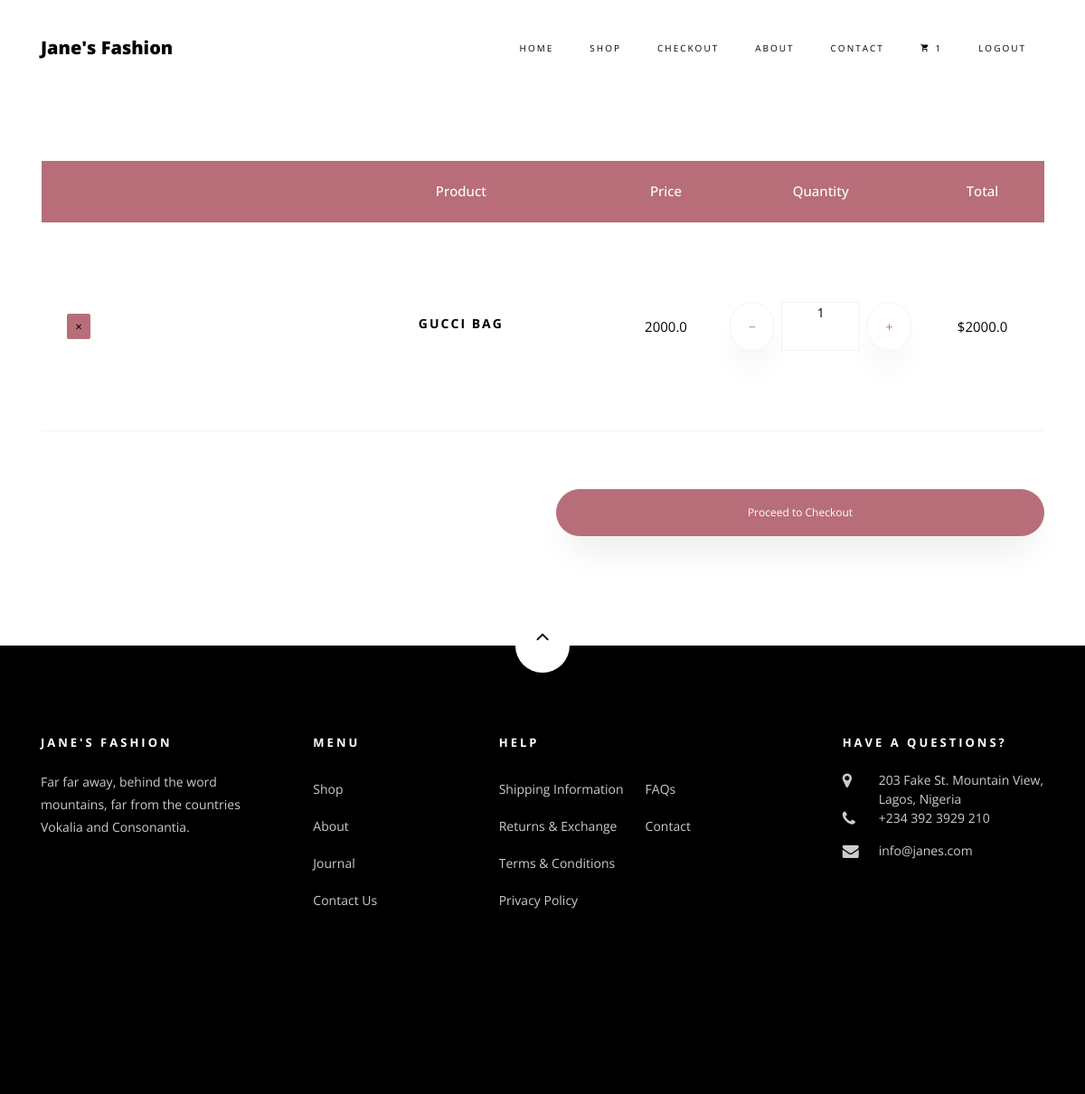
/order-summary/ (signed in), run on an earlier commit of the app's database.
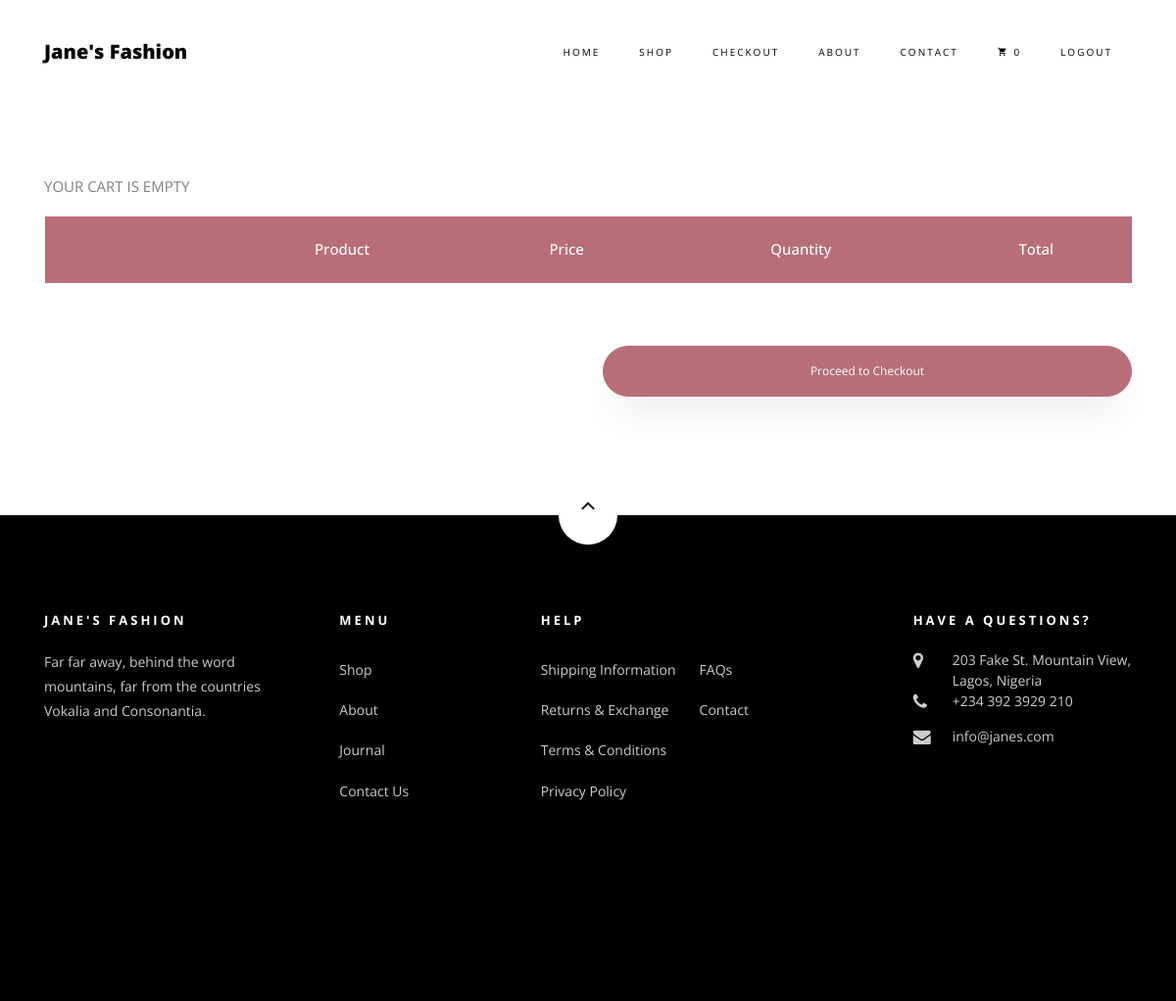
And on a later commit of the database.
### core/models.py (models this page shows, shortened)
class Order(models.Model):
    user = models.ForeignKey(settings.AUTH_USER_MODEL,
                             on_delete=models.CASCADE)
    order_id = models.AutoField(primary_key=True)
    ref_code = models.CharField(max_length=20, blank=True, null=True)
    items = models.ManyToManyField(OrderItem)
    start_date = models.DateTimeField(auto_now_add=True)
    ordered_date = models.DateTimeField()
    ordered = models.BooleanField(default=False)
    shipping_address = models.ForeignKey(
        'Address', related_name='shipping_address', on_delete=models.SET_NULL, blank=True, null=True)
    billing_address = models.ForeignKey(
        'Address', related_name='billing_address', on_delete=models.SET_NULL, blank=True, null=True)
    payment = models.ForeignKey(
        'Payment', on_delete=models.SET_NULL, blank=True, null=True)
    coupon = models.ForeignKey(
        'Coupon', on_delete=models.SET_NULL, blank=True, null=True)
    being_delivered = models.BooleanField(default=False)
    received = models.BooleanField(default=False)
    refund_requested = models.BooleanField(default=False)
    refund_granted = models.BooleanField(default=False)
    '''
    1. Item added to cart
    2. Adding a billing address
    (Failed checkout)
    3. Payment
    (Preprocessing, processing, packaging etc.)
    4. Being delivered
    5. Received
    6. Refunds
    '''

class OrderItem(models.Model):
    user = models.ForeignKey(settings.AUTH_USER_MODEL,
                             on_delete=models.CASCADE)
    order_id = models.AutoField(primary_key=True)
    ordered = models.BooleanField(default=False)
    item = models.ForeignKey(Item, on_delete=models.CASCADE)
    quantity = models.IntegerField(default=1)
    def get_total_item_price(self):
        return self.quantity * self.item.price

class Item(models.Model):
    title = models.CharField(max_length=100)
    price = models.FloatField()
    discount_price = models.FloatField(blank=True, null=True)
    category = models.ForeignKey(Category,on_delete=models.CASCADE, default=1,)
    label = models.CharField(choices=LABEL_CHOICES, max_length=1)
    slug = models.SlugField()
    description = models.TextField()
    image = models.ImageField()

### core/views.py (the view)
# urls.py: path('order-summary/', OrderSummaryView.as_view(), name='order-summary'),
class OrderSummaryView(LoginRequiredMixin, View):
    def get(self, *args, **kwargs):
        try:
            order = Order.objects.get(user=self.request.user, ordered=False)
            context = {
                'object': order
            }
            return render(self.request, 'order_summary.html', context)
        except ObjectDoesNotExist:
            messages.warning(self.request, "You do not have an active order")
            return redirect("/")

### core/templatetags/cart_template_tags.py (called while the page is built)
@register.filter
def cart_item_count(user):
    if user.is_authenticated:
        qs = Order.objects.filter(user=user, ordered=False)
        if qs.exists():
            return qs[0].items.count()
    return 0

### templates/order_summary.html (shortened to what the changed rows need)
{% extends "base.html" %}
{% block content %}
<section class="ftco-section ftco-cart">
    <div class="container">
        <div class="row">
            <div class="col-md-12 ftco-animate">
                <div class="cart-list">
                    <table class="table">
                        <thead class="thead-primary">
                            <tr class="text-center">
                                <th>&nbsp;</th>
                                <th>&nbsp;</th>
                                <th>Product</th>
                                <th>Price</th>
                                <th>Quantity</th>
                                <th>Total</th>
                            </tr>
                        </thead>
                        <tbody>
                            {% for order_item in object.items.all %}
                            <tr class="text-center">
                                <td class="product-remove"><a
                                        href="{% url 'core:remove-from-cart' order_item.item.slug %}"><span
                                            class="ion-ios-close"></span></a></td>
                                <td class="image-prod">
                                    <div class="img" style="background-image:url( '{{ order_item.item.image.url }}' );">
                                    </div>
                                </td>
                                <td class="product-name">
                                    <h3>{{ order_item.item.title }}</h3>
                                </td>
                                <td class="price">{{ order_item.item.price }}</td>
                                <td class="quantity">
                                    <div class="input-group mb-">
                                        <div class="input-group ">
                                            <span class="input-group-btn mr-2">
                                                <a
                                                    href="{% url 'core:remove-single-item-from-cart' order_item.item.slug %}">
                                                    <button type="button" class="quantity-left-minus btn"
                                                        data-type="minus" data-field="">
                                                        <i class="ion-ios-remove"></i>
                                                    </button>
                                                </a>
                                            </span>
                                            <p id="quantity" name="quantity" class="quantity form-control input-number">
                                                {{ order_item.quantity }}</p>
                                            <span class="input-group-btn ml-2">
                                                <a href="{% url 'core:add-to-cart' order_item.item.slug %}">
                                                    <button type="button" class="quantity-right-plus btn"
                                                        data-type="plus" data-field="">
                                                        <i class="ion-ios-add"></i>
                                                    </button>
                                                </a>
                                            </span>
                                        </div>
                                    </div>
                                </td>
                                <td class="total">${{ order_item.get_total_item_price }}</td>
                            </tr>
                            {% empty %}
                            <tr class="text-center">
                                <P>YOUR CART IS EMPTY</P>
                                {% endfor %}
                        </tbody>
                    </table>
                </div>
            </div>
        </div>
    </div>
</section>
{% endblock content %}

### templates/navbar.html (shortened to what this page needs)
{% load cart_template_tags %}
<nav class="navbar navbar-expand-lg navbar-dark ftco_navbar bg-dark ftco-navbar-light" id="ftco-navbar">
  <div class="container">
    <a class="navbar-brand" href="/">Jane's Fashion</a>
    <div class="collapse navbar-collapse" id="ftco-nav">
      <ul class="navbar-nav ml-auto">
        <li class="nav-item active"><a href="/" class="nav-link">Home</a></li>
        <li class="nav-item"><a href="/shop" class="nav-link">Shop</a></li>
        <li class="nav-item"><a href="/checkout" class="nav-link">Checkout</a></li>
        <li class="nav-item"><a href="/about" class="nav-link">About</a></li>
        <li class="nav-item"><a href="/contact" class="nav-link">Contact</a></li>
        <li class="nav-item"><a href="{% url 'core:order-summary' %}" class="nav-link">
            <span class="icon-shopping_cart"></span>
            {{ request.user|cart_item_count }}
          </a></li>
        {% if request.user.is_authenticated %}
        <li class="nav-item"><a href="{% url 'account_logout' %}" class="nav-link">Logout</a></li>
        {% else %}
        <li class="nav-item"><a href="{% url 'account_login' %}" class="nav-link">Login</a></li>
        <li class="nav-item"><a href="{% url 'account_signup' %}" class="nav-link">Signup</a></li>
        {% endif %}
      </ul>
    </div>
  </div>
</nav>

What changed in the data, as far as the page shows it:
removed OrderItem: item "GUCCI BAG", item.price "2000.0", quantity "1", get_total_item_price "2000.0"
Also different on the page:
{{ request.user|cart_item_count }}: "1" → "0"
text now shown: "YOUR CART IS EMPTY"
